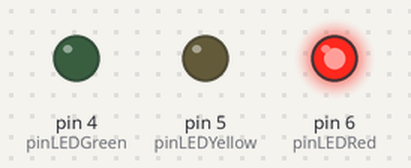
A sketch run on a simulated Arduino Uno, built with avr-gcc and run on an emulated ATmega328P. On the bench: output pins drawn as LEDs (lit = HIGH).

Above: at 0.5 s.
At 2.5 s:
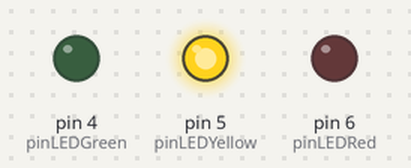
At 4.5 s:
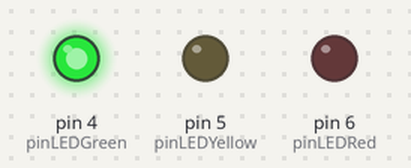
At 5.5 s:
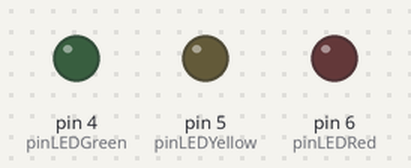
Timing chart, 0 to 7.8 s (numbered marks = the images above):
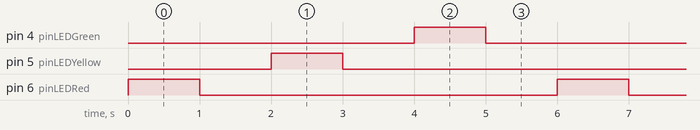

Measured:
- by itself, pin 4 (pinLEDGreen), pin 5 (pinLEDYellow), pin 6 (pinLEDRed): alternates HIGH for 1.0 s and LOW for 5.0 s
- by itself, everything shown: repeats every 6.0 s, in 6 steps

The sketch:

trafficlight.ino
```cpp
int pinLEDRed = 6;
int pinLEDYellow = 5;
int pinLEDGreen = 4;

void setup(){
  pinMode(pinLEDRed , OUTPUT);
  pinMode(pinLEDYellow , OUTPUT);
  pinMode(pinLEDGreen , OUTPUT);

}

void loop() {
  digitalWrite(pinLEDRed, true);
  delay(1000);
  digitalWrite(pinLEDRed, false);
  delay(1000);
  digitalWrite(pinLEDYellow, true);
  delay(1000);
  digitalWrite(pinLEDYellow, false);
  delay(1000);
  digitalWrite(pinLEDGreen, true);
  delay(1000);
  digitalWrite(pinLEDGreen, false);
  delay(1000);

}
```
